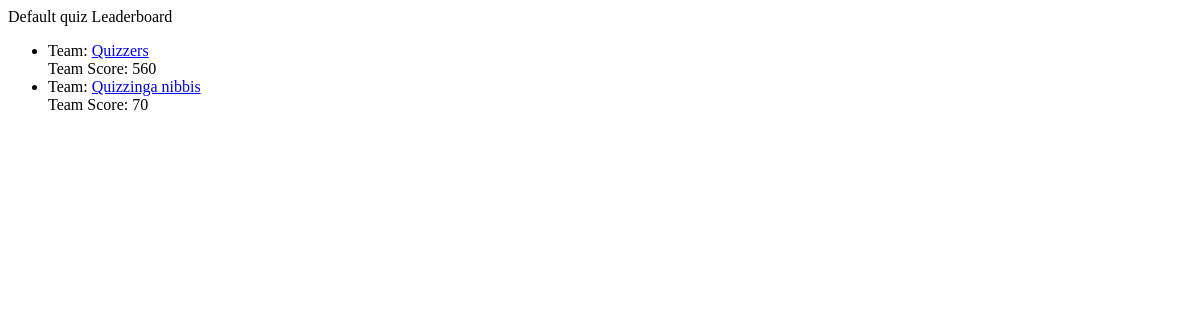
The page /myapp/1/leaderboard on the database as committed earlier.
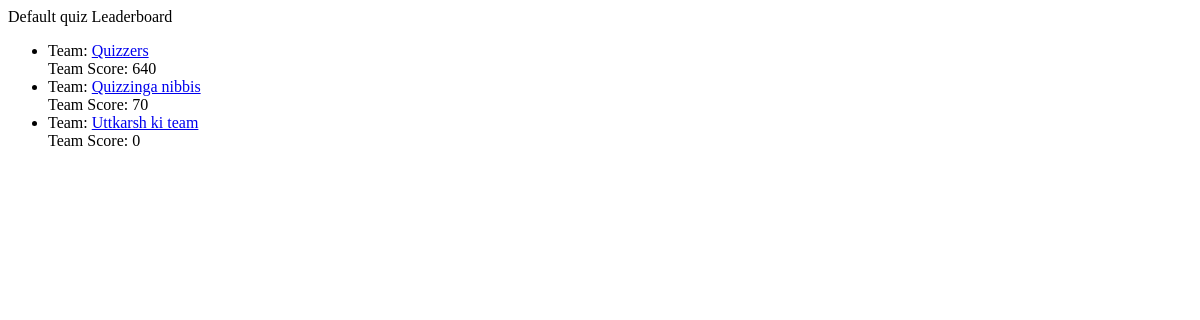
The same page on the database as committed later.
### myapp/models.py (models this page shows, shortened)
class Team(models.Model):
	team_name = models.CharField(max_length = 200)
	team_score = models.IntegerField(default = 0)
	quiz_id = models.ForeignKey(Quiz, on_delete = models.CASCADE)

### myapp/views.py (the view)
# urls.py: path('<int:quiz_id>/leaderboard', views.leaderboard, name = 'leaderboard'),
def leaderboard(request, quiz_id):
	try:
		quiz = Quiz.objects.get(pk = quiz_id)
	except quiz.DoesNotExist:
		raise Http404("Quiz does not exist")
	unordered_team_list = Team.objects.filter(quiz_id = quiz_id)
	temp_list = []
	for team in unordered_team_list:
		temp_list.append((-team.team_score,team.id))
	temp_list.sort()
	ordered_team_list = []
	for team in temp_list:
		ordered_team_list.append(Team.objects.get(pk = team[1]))
	context = {
		'team_list': ordered_team_list,
		'quiz': quiz
	}
	return render(request, 'myapp/leaderboard.html', context)

### myapp/templates/myapp/leaderboard.html
<!DOCTYPE html>
<html>
<head> {{quiz.quiz_name}} Leaderboard </head>
{% if team_list %}
	<ul>
	{% for team in team_list %}
		<div class = "update">
		<li>Team: <a href = "/myapp/{{quiz.id}}/teams/{{team.id}}">{{team.team_name}}</a> <br>
		Team Score: {{team.team_score}}</li>
		</div>
	{% endfor %}
	</ul>
{% else %}
	<p> No teams are there. </p>
{% endif %}
</html>

Rows that differ between the two databases and show on the page:
changed Team "Quizzers": team_score "560" → "640"
added Team: team_name "Uttkarsh ki team", team_score "0"
